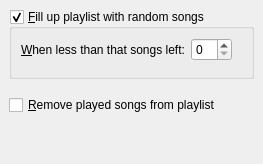
         <widget class="QWidget" name="dynamicPlaylistPage">
          <layout class="QVBoxLayout">
           <property name="spacing">
            <number>6</number>
           </property>
           <property name="margin">
            <number>9</number>
           </property>
           <item>
            <widget class="QGroupBox" name="autoAddCheck">
             <property name="title">
              <string>&amp;Fill up playlist with random songs</string>
             </property>
             <property name="checkable">
              <bool>true</bool>
             </property>
             <layout class="QGridLayout">
              <property name="margin">
               <number>9</number>
              </property>
              <property name="spacing">
               <number>6</number>
              </property>
              <item row="0" column="0">
               <widget class="QLabel" name="autoAddPosSpinLabel">
                <property name="text">
                 <string>&amp;When less than that songs left:</string>
                </property>
                <property name="buddy">
                 <cstring>autoAddPosSpin</cstring>
                </property>
               </widget>
              </item>
              <item row="0" column="1">
               <widget class="QSpinBox" name="autoAddPosSpin"/>
              </item>
              <item row="0" column="2" rowspan="2">
               <spacer>
                <property name="orientation">
                 <enum>Qt::Horizontal</enum>
                </property>
                <property name="sizeHint" stdset="0">
                 <size>
                  <width>10</width>
                  <height>10</height>
                 </size>
                </property>
               </spacer>
              </item>
             </layout>
            </widget>
           </item>
           <item>
            <spacer>
             <property name="orientation">
              <enum>Qt::Vertical</enum>
             </property>
             <property name="sizeType">
              <enum>QSizePolicy::Minimum</enum>
             </property>
             <property name="sizeHint" stdset="0">
              <size>
               <width>20</width>
               <height>10</height>
              </size>
             </property>
            </spacer>
           </item>
           <item>
            <widget class="QCheckBox" name="autoRemoveCheck">
             <property name="text">
              <string>&amp;Remove played songs from playlist</string>
             </property>
            </widget>
           </item>
           <item>
            <spacer>
             <property name="orientation">
              <enum>Qt::Vertical</enum>
             </property>
             <property name="sizeHint" stdset="0">
              <size>
               <width>20</width>
               <height>40</height>
              </size>
             </property>
            </spacer>
           </item>
          </layout>
         </widget>
